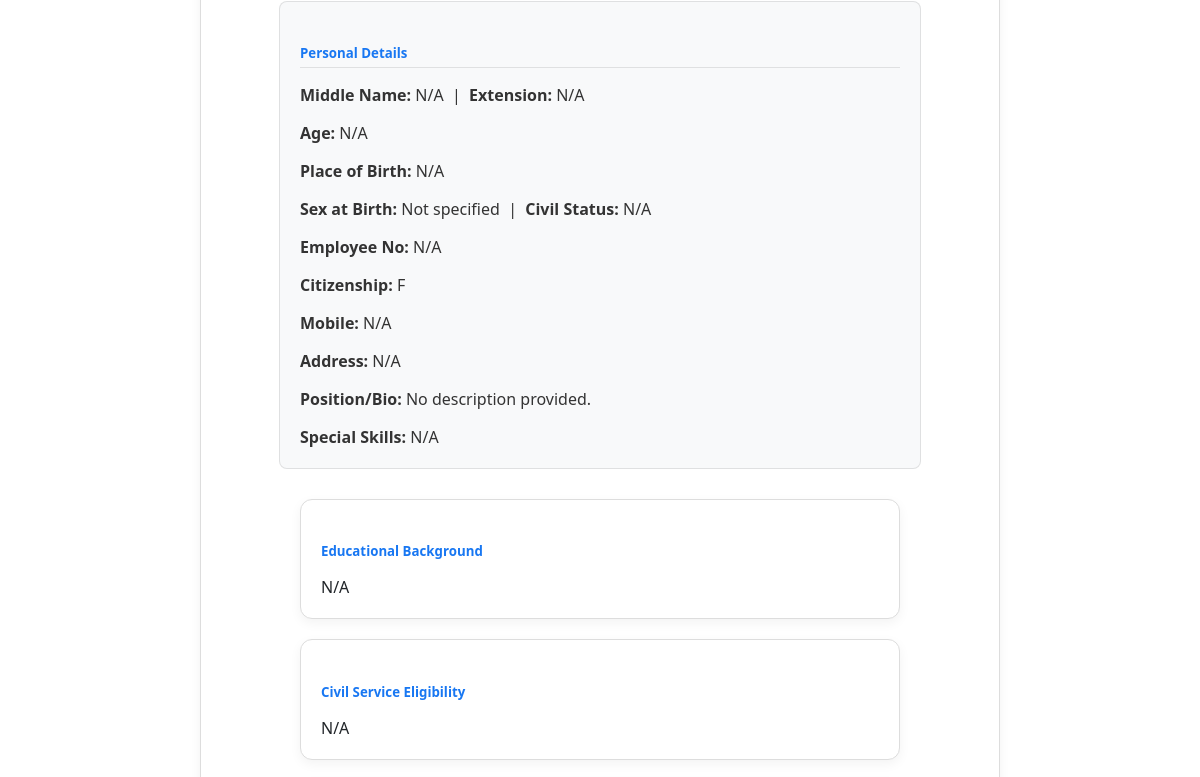
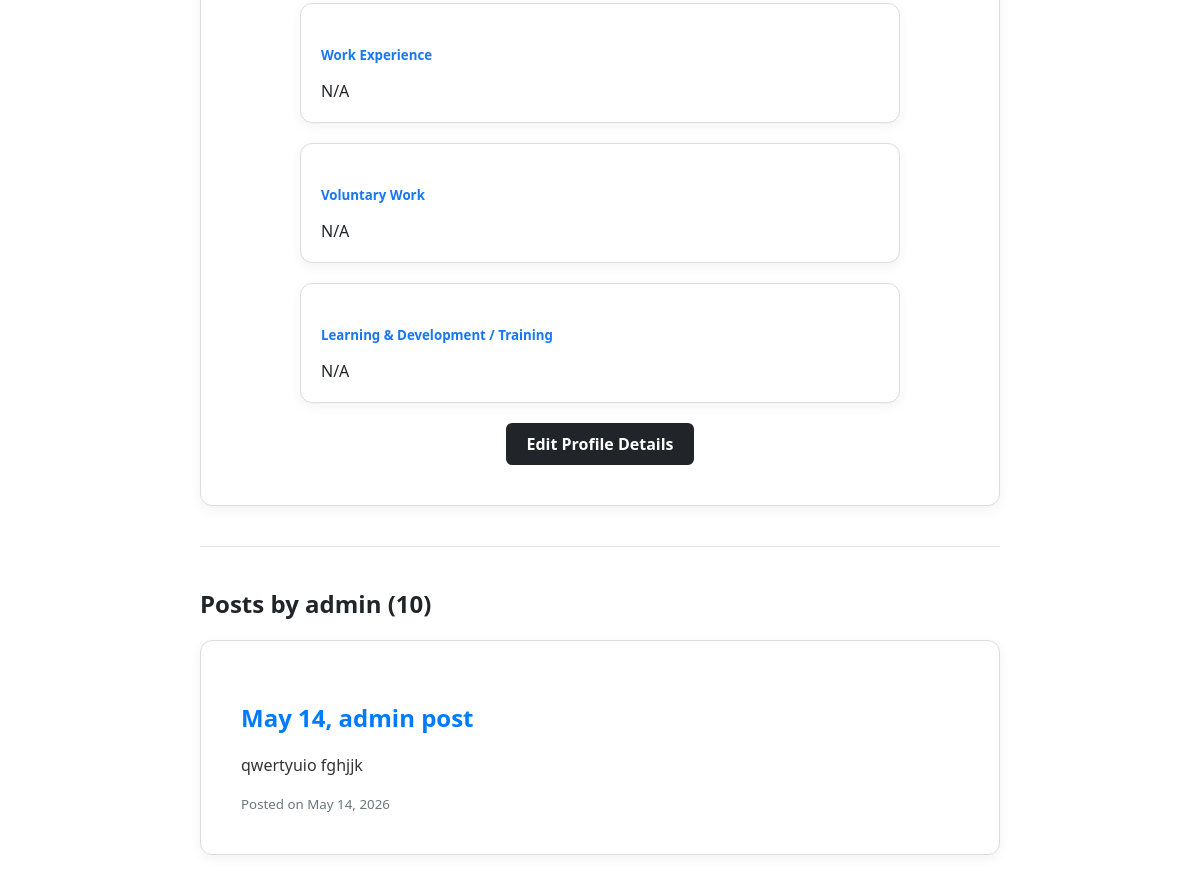
The page /user/admin/ (signed in, middle part) on the database as committed earlier (2 pictures, top to bottom).
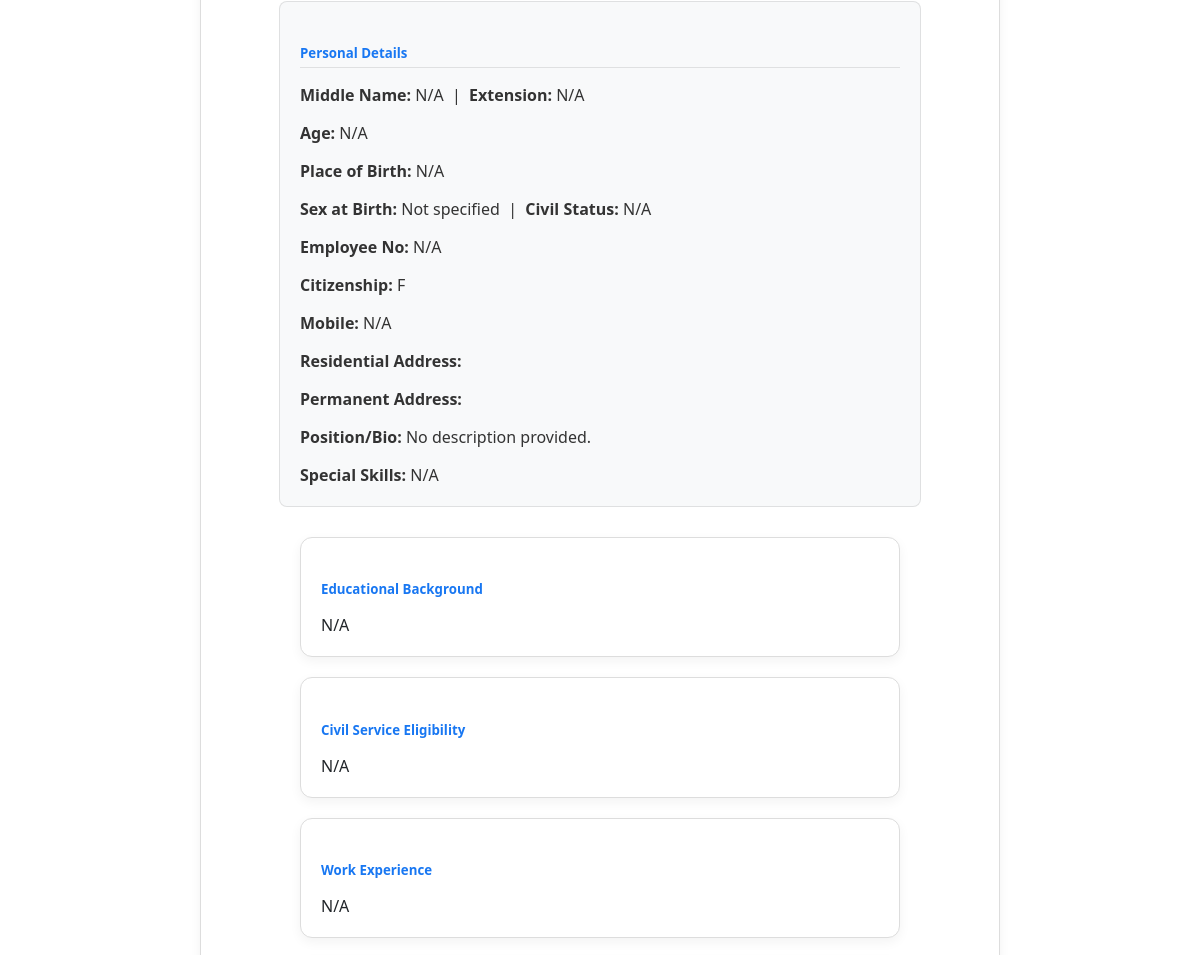
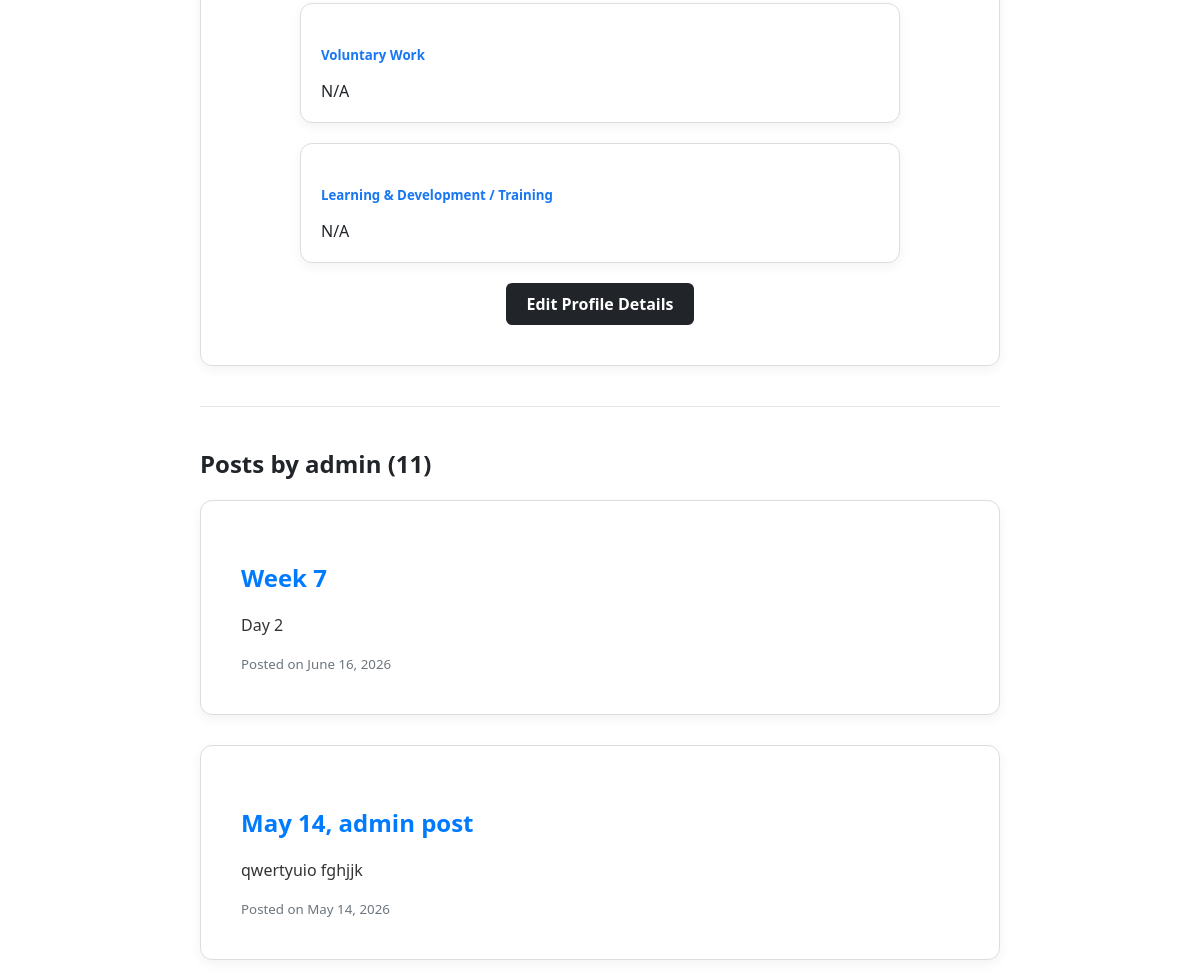
The same page on the database as committed later (2 pictures, top to bottom).
### blog/models.py (models this page shows, shortened)
class Post(models.Model):
    title = models.CharField(max_length=100)
    content = models.TextField()
    date_posted = models.DateTimeField(auto_now=True)
    author = models.ForeignKey(User, on_delete=models.CASCADE)
    image = models.ImageField(null=True, blank=True, upload_to=user_directory_path)

class Address(models.Model):
    ADDRESS_TYPE_CHOICES = [
        ('Residential', 'Residential'),
        ('Permanent', 'Permanent'),
    ]
    user = models.ForeignKey(User, on_delete=models.CASCADE, related_name='pds_addresses')
    address_type = models.CharField(max_length=20, choices=ADDRESS_TYPE_CHOICES, default='Residential')
    house_block_lot = models.CharField(max_length=100, blank=True, null=True)
    street = models.CharField(max_length=100, blank=True, null=True)
    subdivision_village = models.CharField(max_length=100, blank=True, null=True)
    barangay = models.CharField(max_length=100, blank=True, null=True)
    city_municipality = models.CharField(max_length=100, blank=True, null=True)
    province = models.CharField(max_length=100, blank=True, null=True)
    zip_code = models.CharField(max_length=10, blank=True, null=True)
    class Meta: db_table = 'pds_addresses'

### blog/views.py (the view)
# urls.py: path('user/<str:username>/', views.user_profile_view, name='user-profile'),
def user_profile_view(request, username):
    from datetime import date as date_type
    profile_user = get_object_or_404(User, username=username)
    user_posts = Post.objects.filter(author=profile_user).order_by('-date_posted')
    can_view_full_pds = (request.user == profile_user or request.user.is_superuser)
    profile_age = None
    try:
        bd = profile_user.profile.birth_date
        if bd:
            today = date_type.today()
            profile_age = today.year - bd.year - (
                (today.month, today.day) < (bd.month, bd.day)
            )
    except Profile.DoesNotExist:
        pass
    context = {
        'profile_user': profile_user,
        'posts': user_posts,
        'can_view_full_pds': can_view_full_pds,
        'profile_age': profile_age,
    }
    return render(request, 'blog/user_profile.html', context)

### blog/models.py (called while the page is built)
    def __str__(self): return self.name

### blog/templates/blog/user_profile.html (shortened to what the changed rows need)
{% extends "blog/base.html" %}
{% block content %}
<div class="card profile-main-card" style="text-align: center; padding: 40px; margin-top: 20px;">
    {% if can_view_full_pds %}
        <div class="profile-details-box" style="text-align: left; padding: 20px; border-radius: 8px; margin: 0 auto 30px auto; max-width: 600px; border: 1px solid rgba(0,0,0,0.1);">
            <h5 style="border-bottom: 1px solid rgba(0,0,0,0.1); padding-bottom: 5px; margin-bottom: 15px; color: #1877F2;">Personal Details</h5>
            <p style="margin-bottom: 12px;">
                <strong>Middle Name:</strong> {{ profile_user.profile.middle_name|default:"N/A" }}
                &nbsp;|&nbsp;
                <strong>Extension:</strong> {{ profile_user.profile.name_extension|default:"N/A" }}
            </p>
            <p style="margin-bottom: 12px;">
                <strong>Age:</strong> {% if profile_age %}{{ profile_age }}{% else %}N/A{% endif %}
            </p>
            <p style="margin-bottom: 12px;"><strong>Place of Birth:</strong> {{ profile_user.profile.place_of_birth|default:"N/A" }}</p>
            <p style="margin-bottom: 12px;">
                <strong>Sex at Birth:</strong> {{ profile_user.profile.gender_3nf|default:"Not specified" }}
                &nbsp;|&nbsp;
                <strong>Civil Status:</strong> {{ profile_user.profile.civil_status_3nf|default:"N/A" }}
            </p>
            <p style="margin-bottom: 12px;"><strong>Employee No:</strong> {{ profile_user.profile.employee_number|default:"N/A" }}</p>
            <p style="margin-bottom: 12px;">
                <strong>Citizenship:</strong> {{ profile_user.profile.citizenship_3nf|default:"N/A" }}
            </p>
            <p style="margin-bottom: 12px;"><strong>Mobile:</strong> {{ profile_user.profile.mobile_number|default:"N/A" }}</p>
            {% with perm_addr=profile_user.pds_addresses.all %}
            {% for addr in perm_addr %}
                {% if addr.address_type == "Permanent" %}
                <p style="margin-bottom: 12px;">
                    <strong>Permanent Address:</strong>
                </p>
                {% endif %}
                {% if addr.address_type == "Residential" %}
                <p style="margin-bottom: 12px;">
                    <strong>Residential Address:</strong>
                </p>
                {% endif %}
            {% empty %}
                <p style="margin-bottom: 12px;"><strong>Address:</strong> N/A</p>
            {% endfor %}
            {% endwith %}
            <p style="margin-bottom: 12px;"><strong>Position/Bio:</strong> {{ profile_user.profile.bio|default:"No description provided." }}</p>
            <p style="margin-bottom: 0;">
                <strong>Special Skills:</strong>
                {% with skills=profile_user.profile.special_skills.all %}
                    {% if skills %}
                        {% for s in skills %}{{ s.skill }}{% if not forloop.last %}, {% endif %}{% endfor %}
                    {% else %}
                        N/A
                    {% endif %}
                {% endwith %}
            </p>
        </div>
        <div style="text-align: left; margin: 0 auto; max-width: 600px; width: 100%;">
        </div>
    {% endif %}
    {% if profile_user == user %}
        <div style="display: flex; justify-content: center; gap: 15px; margin-top: 15px;">
        </div>
    {% endif %}
</div>
<hr style="border: 0; border-top: 1px solid rgba(0,0,0,0.1); margin: 40px 0;">
<h2 class="profile-posts-heading" style="margin-bottom: 20px;">Posts by {{ profile_user.username }} ({{ posts.count }})</h2>
{% for post in posts %}
    <article class="card">
        <div class="article-body">
            <h2><a class="article-title" href="{% url 'post-detail' post.pk %}" style="text-decoration: none; color: #007bff;">{{ post.title }}</a></h2>
            <p class="article-content">{{ post.content|truncatewords:30 }}</p>
            <small style="color: #6c757d;">Posted on {{ post.date_posted|date:"F d, Y" }}</small>
        </div>
    </article>
{% empty %}
    <div class="card" style="text-align: center; padding: 30px;">
        <p>This user hasn't posted anything yet.</p>
    </div>
{% endfor %}
{% endblock %}

Rows that differ between the two databases and show on the page:
added Post: title "Week 7", content "Day 2", date_posted "June 16, 2026"
Other text that changed with them:
{{ posts.count }}: "10" → "11"
text no longer shown: "Address: N/A"
